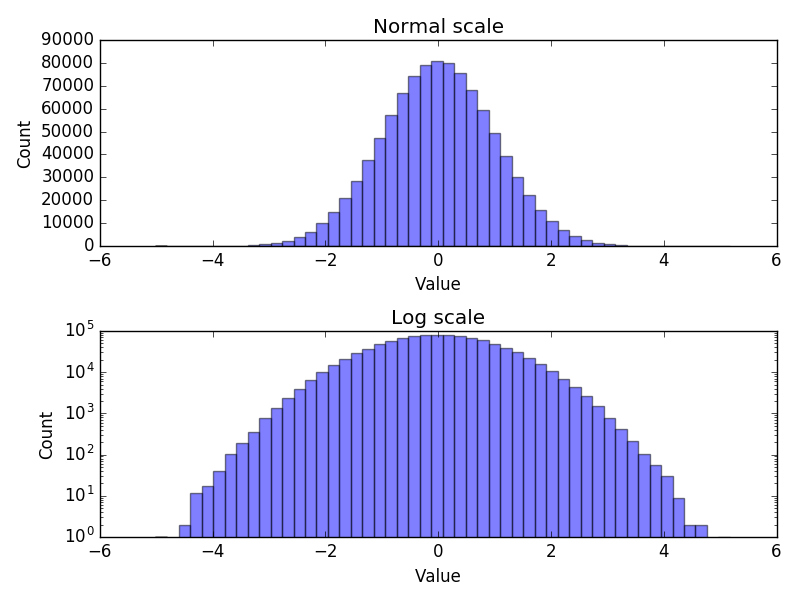

This chart was generated by the following Python code:
#!/usr/bin/env python3
# -*- coding: utf-8 -*-

"""
Make a histogram using a logarithmic scale on Y axis
"""

import numpy as np
import matplotlib.pyplot as plt

# SETUP #######################################################################

# histtype : [‘bar’ | ‘barstacked’ | ‘step’ | ‘stepfilled’]
HIST_TYPE='bar'
ALPHA=0.5

# MAKE DATA ###################################################################

gaussian_numbers_array = np.random.normal(size=1000000)

# INIT FIGURE #################################################################

fig = plt.figure(figsize=(8.0, 6.0))

# AX1 #########################################################################

ax1 = fig.add_subplot(211)

res_tuple = ax1.hist(gaussian_numbers_array,
                     bins=50,
                     histtype=HIST_TYPE,
                     alpha=ALPHA)

ax1.set_title("Normal scale")
ax1.set_xlabel("Value")
ax1.set_ylabel("Count")

# AX2 #########################################################################

ax2 = fig.add_subplot(212)

res_tuple = ax2.hist(gaussian_numbers_array,
                     log=True,                # <- Activate log scale on Y axis
                     bins=50,
                     histtype=HIST_TYPE,
                     alpha=ALPHA)

ax2.set_title("Log scale")
ax2.set_xlabel("Value")
ax2.set_ylabel("Count")

# SHOW AND SAVE FILE ##########################################################

plt.tight_layout()

plt.savefig("hist_logscale_y.png")
plt.show()
